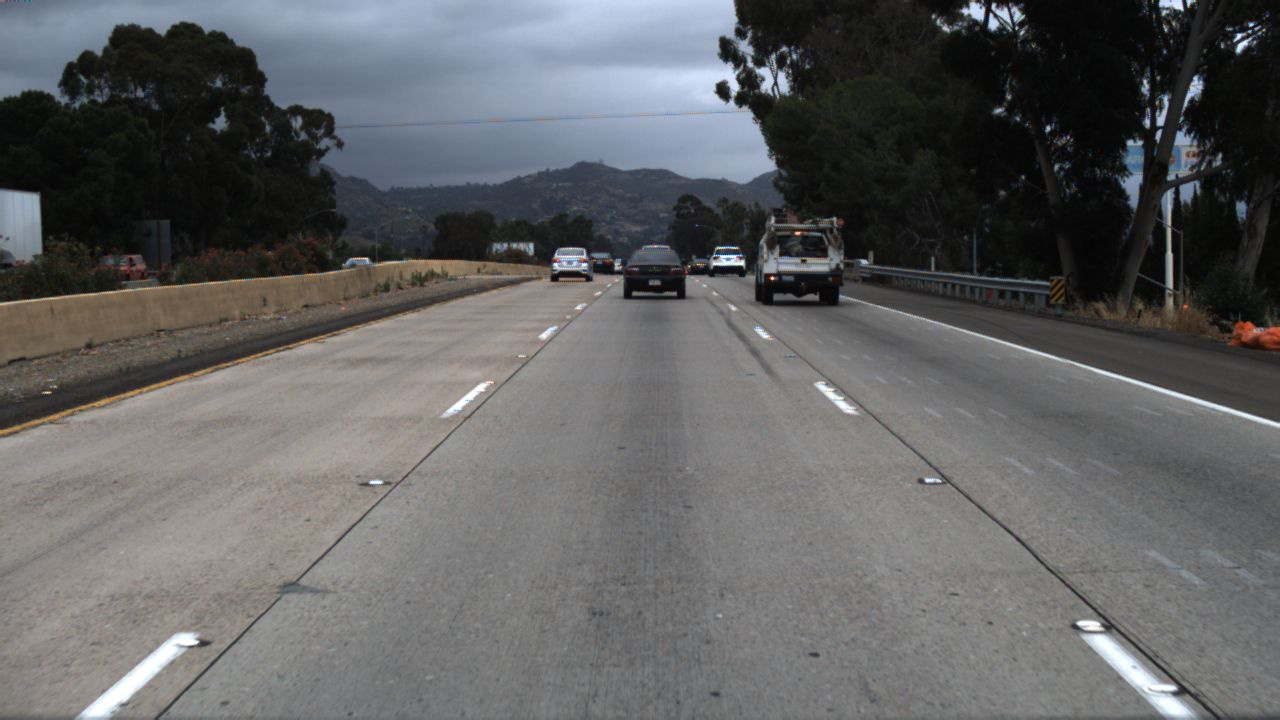
#> input picture data/source_img/test.png, 1280 x 720 px
$ python lanenet_postprocess.py   (older library calls are emulated)
#> lines starting #> are read from the running program, lines starting #| are printed output that depends on the picture
# -*- coding: utf-8 -*-
# @Time    : 18-10-14
# @Author  : Yang Jiao
# @Site    : http://github.com/mrjiao2018
# @File    : lanenet_postprocess.py
# @IDE     : PyCharm Community Edition
"""
LaneNet模型后处理
"""
import numpy as np
import matplotlib.pyplot as plt
import cv2


class LaneNetPoseProcessor(object):
    """
    """
    def __init__(self):
        """
        """
        pass

    @staticmethod
    def _morphological_process(image, kernel_size=5):
        """
        :param image:
        :param kernel_size:
        :return:
        """
        if image.dtype is not np.uint8:
            image = np.array(image, np.uint8)
        if len(image.shape) == 3:
            image = cv2.cvtColor(image, cv2.COLOR_BGR2GRAY)

        kernel = cv2.getStructuringElement(shape=cv2.MORPH_ELLIPSE, ksize=(kernel_size, kernel_size))

        # close operation fille hole
        closing = cv2.morphologyEx(image, cv2.MORPH_CLOSE, kernel, iterations=1)

        return closing

    @staticmethod
    def _connect_components_analysis(image):
        """
        :param image:
        :return:
        """
        if len(image.shape) == 3:
            gray_image = cv2.cvtColor(image, cv2.COLOR_BGR2GRAY)
        else:
            gray_image = image

        return cv2.connectedComponentsWithStats(gray_image, connectivity=8, ltype=cv2.CV_32S)

    def postprocess(self, image, minarea_threshold=15):
        """
        :param image:
        :param minarea_threshold: 连通域分析阈值
        :return:
        """
        # 首先进行图像形态学运算
        morphological_ret = self._morphological_process(image, kernel_size=5)

        # 进行连通域分析
        connect_components_analysis_ret = self._connect_components_analysis(image=morphological_ret)

        # 排序连通域并删除过小的连通域
        labels = connect_components_analysis_ret[1]
        stats = connect_components_analysis_ret[2]

        for index, stat in enumerate(stats):
            if stat[4] <= minarea_threshold:
                idx = np.where(labels == index)
                morphological_ret[idx] = 0

        return morphological_ret


if __name__ == '__main__':
    processor = LaneNetPoseProcessor()

    image = cv2.imread('../data/source_img/test.png', cv2.IMREAD_GRAYSCALE)
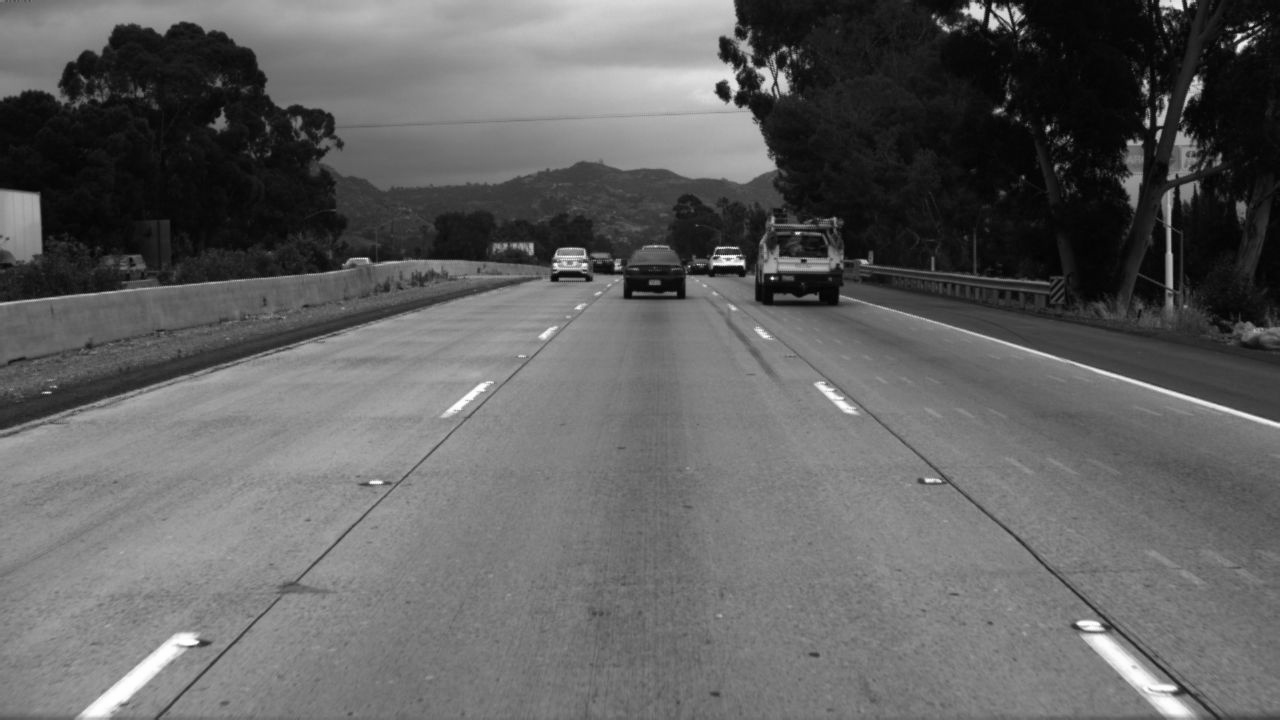
#> image: shape (720, 1280); min 0, max 255, mean 97.3

    postprocess_ret = processor.postprocess(image)
#> in postprocess, `labels = connect_components_analysis_ret[1]`: labels: shape (720, 1280) int32; every value is 1
#> in postprocess, `stats = connect_components_analysis_ret[2]`: stats = [[-1, 2147483647, 0, 0, 0], [0, 0, 1280, 720, 921600]]
#> the loop in postprocess, `for index, stat in enumerate(stats):` made 2 passes

    plt.figure('src')
    plt.imshow(image)
    plt.figure('post')
    plt.imshow(postprocess_ret)
    plt.show()
